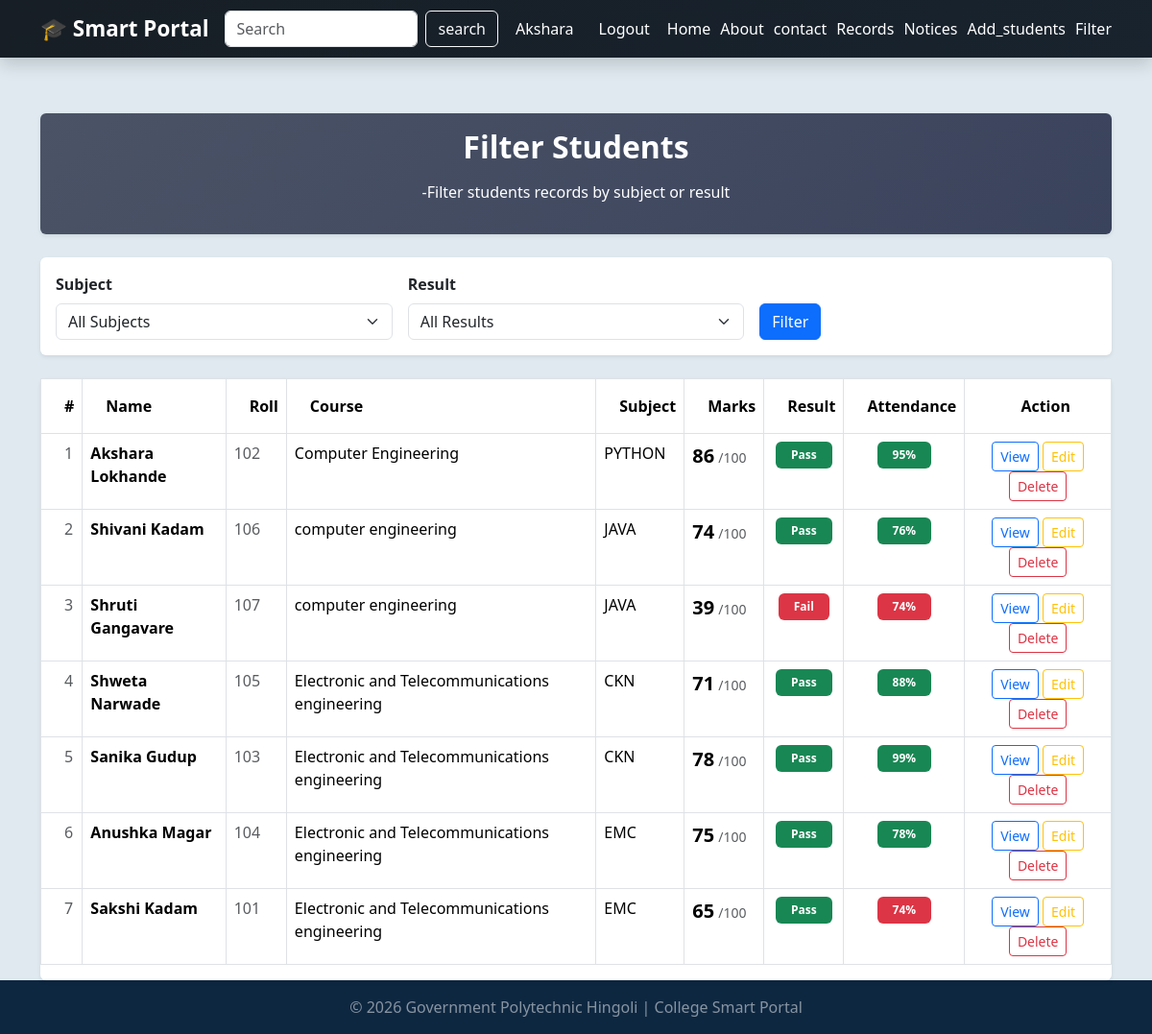
Screenshot of /filter (signed in) with the database file from the repository.
### tables this page shows
CREATE TABLE students(
                id INTEGER PRIMARY KEY AUTOINCREMENT,
                 name TEXT NOT NULL,
                 roll INTEGER NOT NULL,
                 course TEXT NOT NULL,
                 subject TEXT NOT NULL,
                 marks INTEGER NOT NULL,
                 attendance INTEGER DEFAULT 0
                 );

### app2.py (the view)
@app.route('/filter')
def filter_students():
    subject = request.args.get('subject','')
    selected_result = request.args.get('result','')
    conn = get_db()
    subjects = conn.execute('''SELECT DISTINCT subject FROM students
                        WHERE subject IS NOT NULL
                        AND subject !=""
                        ORDER BY subject ASC ''').fetchall()
    query = 'SELECT * FROM students WHERE 1=1'
    params = []
    if subject:
        query += ' AND subject = ?'
        params.append(subject)
    if selected_result == 'pass':
        query += ' AND marks >= 40'
    elif selected_result == 'fail':
        query += ' AND marks < 40'
    query += ' ORDER BY id DESC'
    students = conn.execute(query,params).fetchall()
    conn.close()
    return render_template('filter.html',students=students,selected_subject=subject, subjects=subjects,selected_result=selected_result)

### database.py (called while the page is built)
def get_db():
   conn=sqlite3.connect('college.db')
   conn.row_factory= sqlite3.Row
   return conn

### templates/filter.html (shortened to what this page needs)
{% extends 'base.html' %}
{% block content %}
<div class="card mb-4 shadow-sm p-3"style="background:linear-gradient(135deg, #4b5366, #3a435c);">
<h2 class="fw-bold mb-3 text-white text-center">Filter Students</h2>
<p class="text-white text-center">-Filter students records by subject or result
</p>
</div>
<div class="card mb-4 shadow-sm">
    <div class="card-body">
        <form method="GET" action="{{ url_for('filter_students') }}">
            <div class="row g-3 align-items-end">
                <div class="col-md-4">
                    <label class="form-label fw-bold">Subject</label>
                    <select name="subject" class="form-select">
                        <option value="">All Subjects</option>
                    </select>
                </div>
                <div class="col-md-4">
                    <label class="form-label fw-bold">Result</label>
                        <select name="result" class="form-select">
                            <option value="">All Results</option>
                        </select>
                </div>
                <div class="col-md-4">
                    <button type="submit" class="btn btn-primary">Filter</button>
                </div>
            </div>
        </form>
    </div>
</div>
<div class="card shadow-sm">
    <div class="card-body p-0">
        {% if students|length == 0 %}
        <div class="text-center p-5">
            <h5 class="text-muted">No student records found.</h5>
            <a href="{{ url_for('add_students') }}" class="btn btn-primary mt-2">Add Student</a>
        </div>
        {% else %}
        <div class="table-responsive">
                <table class="table table-bordered table-hover">
                <thead style="background-color: #0b1f39; color:white;">
                    <tr>
                        <th class="py-3 ps-4">#</th>
                        <th class="py-3 ps-4">Name</th>
                        <th class="py-3 ps-4">Roll</th>
                        <th class="py-3 ps-4">Course</th>
                        <th class="py-3 ps-4">Subject</th>
                        <th class="py-3 ps-4">Marks</th>
                        <th class="py-3 ps-4">Result</th>
                        <th class="py-3 ps-4 text-center">Attendance</th>
                        <th class="py-3 ps-4 text-center">Action</th>
                    </tr>
                </thead>
                <tbody id="tableBody">
                    {% for student in students %}
                    <tr data-name="{{ student.name | lower}}">
                        <td class="ps-4 text-muted">{{ loop.index }}</td>
                        <td>
                            <div class="d-flex align-items-center">
                                <span class="fw-bold">{{ student.name }}</span>
                            </div>
                        </td>
                        <td class="text-muted">{{ student.roll }}</td>
                        <td>{{ student.course }}</td>
                        <td>{{ student.subject }}</td>
                        <td>
                            <span class="fw-bold fs-5">{{ student.marks }}</span>
                            <span class="text-muted small">/100</span>
                        </td>
                        <td class="text-center">
                            {% if student.marks >= 40 %}
                                <span class="badge bg-success px-3 py-2">Pass</span>
                            {% else %}
                                <span class="badge bg-danger px-3 py-2">Fail</span>
                            {% endif %}
                        </td>
                        <td class="text-center">
                            {% if student.attendance >= 75 %}
                                <span class="badge bg-success px-3 py-2">
                                    {{ student.attendance }}%
                                </span>
                            {% else %}
                                <span class="badge bg-danger px-3 py-2">
                                    {{ student.attendance }}%
                                </span>
                            {% endif %}
                        </td>
                        <td class="text-center">
                            <a href="{{ url_for('student_detail', id=student.id) }}" class="btn btn-sm btn-outline-primary">View</a>
                            {% if session.role == 'admin' %}
                            <a href="{{ url_for('edit_student', id=student.id) }}" class="btn btn-sm btn-outline-warning">Edit</a>
                            <a href="{{ url_for('delete_student', id=student.id) }}" class="btn btn-sm btn-outline-danger" onclick="return confirm('Are you sure you want to delete {{student.name}}?')">Delete</a>
                            {% endif %}
                        </td>
                    </tr>
                    {% endfor %}
                </tbody>
            </table>
        </div>
        {% endif %}
    </div>
</div>
{% endblock %}

### templates/base.html (style rules this page uses)
body { padding-top: 70px; background: #dee9eff7; min-height: 100vh; display: flex; flex-direction: column; }
.card { border:none; transition: 0.3s; }

### rows the page displays
students: name "Akshara Lokhande", roll "102", course "Computer Engineering", subject "PYTHON", marks "86", shows "Pass", attendance "95"
students: name "Shivani Kadam", roll "106", course "computer engineering", subject "JAVA", marks "74", shows "Pass", attendance "76"
students: name "Shruti Gangavare", roll "107", course "computer engineering", subject "JAVA", marks "39", shows "Fail", attendance "74"
students: name "Shweta Narwade", roll "105", course "Electronic and Telecommunications engineering", subject "CKN", marks "71", shows "Pass", attendance "88"
students: name "Sanika Gudup", roll "103", course "Electronic and Telecommunications engineering", subject "CKN", marks "78", shows "Pass", attendance "99"
students: name "Anushka Magar", roll "104", course "Electronic and Telecommunications engineering", subject "EMC", marks "75", shows "Pass", attendance "78"
students: name "Sakshi Kadam", roll "101", course "Electronic and Telecommunications engineering", subject "EMC", marks "65", shows "Pass", attendance "74"

### other values shown
{{ session.username }} "Akshara"
